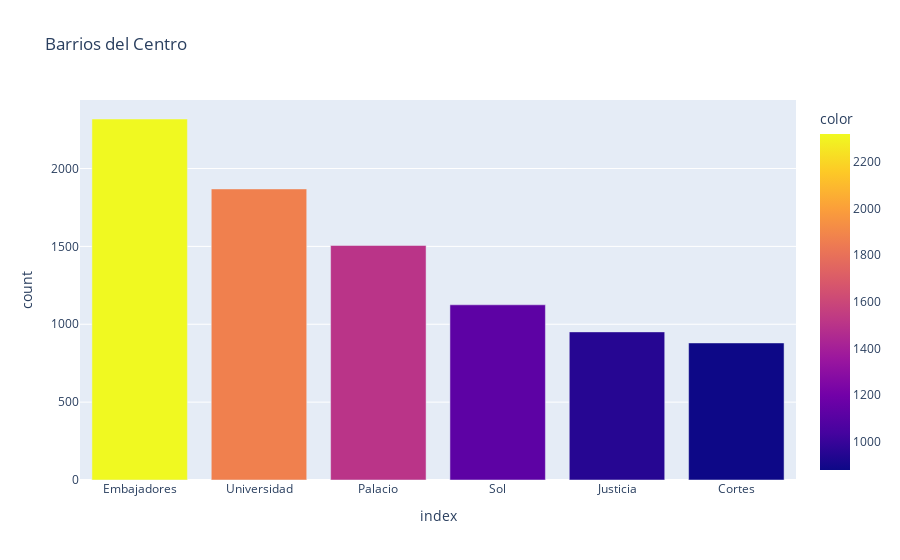

Here is the notebook cell this chart was saved with:
### Code cell
#Creamos grafico de barras para observar mejor la cantidad de anuncios por barrio dentro del distrito Centro
fig = px.bar((datos_centro['neighbourhood'].value_counts()).to_frame(name="count"), y="count", color=datos_centro['neighbourhood'].value_counts(),title = 'Barrios del Centro')
fig.show()

### Figure 1 — Plotly figure (JSON) as saved in the notebook; plotly's stock layout.template omitted (floating-point values rounded to 4 significant figures)
{"data": [{"alignmentgroup": "True", "hovertemplate": "index=%{x}<br>count=%{y}<br>color=%{marker.color}<extra></extra>", "legendgroup": "", "marker": {"color": [2318, 1869, 1506, 1125, 951, 880], "coloraxis": "coloraxis", "pattern": {"shape": ""}}, "name": "", "offsetgroup": "", "orientation": "v", "showlegend": false, "textposition": "auto", "type": "bar", "x": ["Embajadores", "Universidad", "Palacio", "Sol", "Justicia", "Cortes"], "xaxis": "x", "y": [2318, 1869, 1506, 1125, 951, 880], "yaxis": "y"}], "layout": {"autosize": true, "barmode": "relative", "coloraxis": {"colorbar": {"title": {"text": "color"}}, "colorscale": [[0, "#0d0887"], [0.1111, "#46039f"], [0.2222, "#7201a8"], [0.3333, "#9c179e"], [0.4444, "#bd3786"], [0.5556, "#d8576b"], [0.6667, "#ed7953"], [0.7778, "#fb9f3a"], [0.8889, "#fdca26"], [1, "#f0f921"]]}, "legend": {"tracegroupgap": 0}, "title": {"text": "Barrios del Centro"}, "xaxis": {"anchor": "y", "autorange": true, "domain": [0, 1], "range": [-0.5, 5.5], "title": {"text": "index"}, "type": "category"}, "yaxis": {"anchor": "x", "autorange": true, "domain": [0, 1], "range": [0, 2440], "title": {"text": "count"}, "type": "linear"}}}
